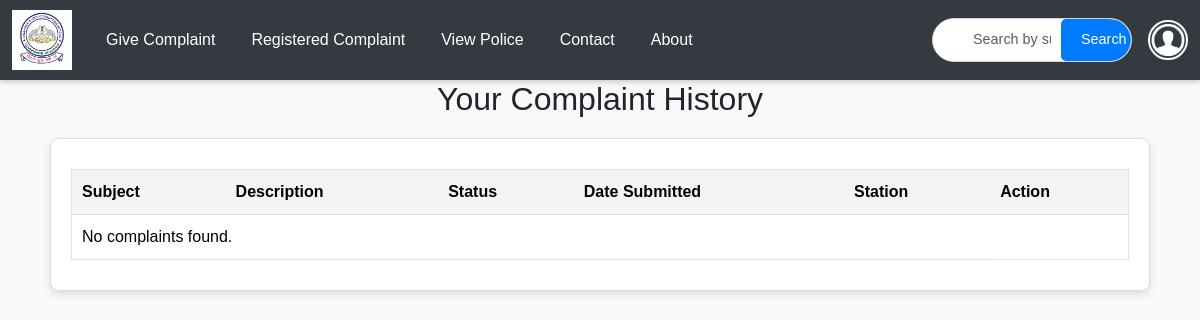
Before: /userhistory (signed in) with the older database file.
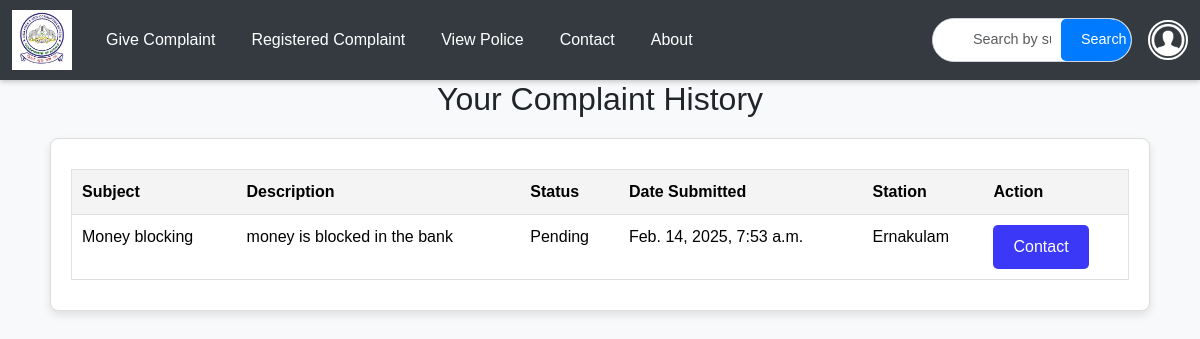
After: the same page with the newer database file.
### app/models.py (models this page shows, shortened)
class Complaint(models.Model):
    user = models.ForeignKey(User, on_delete=models.CASCADE)
    police = models.ForeignKey(Police, on_delete=models.CASCADE)
    subject = models.CharField(max_length=255)
    description = models.TextField()
    status = models.CharField(max_length=50, choices=[('Pending', 'Pending'), ('Registered', 'Registered'), ('Resolved', 'Resolved')], default='Pending')
    created_at = models.DateTimeField(auto_now_add=True)
    registered_at = models.DateTimeField(null=True, blank=True)  # Optional

class Police(models.Model):
    Email = models.EmailField(unique=True)
    name = models.TextField()
    password = models.TextField()

### app/views.py (the view)
# urls.py: path('userhistory',views.userhistory, name='userhistory'),
def userhistory(req):
    if 'user' in req.session:
        user = get_user(req)
        query = req.POST.get('query', '')  # Get the search query from the POST request
        if query:
            complaints = Complaint.objects.filter(
                user=user
            ).filter(
                Q(subject__icontains=query) | Q(description__icontains=query)
            ).order_by('-created_at')
        else:
            complaints = Complaint.objects.filter(user=user).order_by('-created_at')
        return render(req, 'user/user_history.html', {'complaints': complaints, 'query': query})
    else:
        return redirect(login)

### app/views.py (called while the page is built)
def get_user(req):
    data=User.objects.get(Email=req.session['user'])
    return data

### templates/user/user_history.html (shortened to what this page needs)
<!DOCTYPE html>
<html lang="en">
<head>
    <link href="https://cdn.jsdelivr.net/npm/bootstrap@5.3.3/dist/css/bootstrap.min.css" rel="stylesheet">
    <link href="https://cdn.jsdelivr.net/npm/bootstrap-icons/font/bootstrap-icons.css" rel="stylesheet">
</head>
<body>
    <nav id="nav" class="navbar navbar-expand-lg navbar-dark sticky-top">
        <div class="container-fluid">
            <a class="navbar-brand" href="../userhome">
                <img id="logo" src="../static/images/images.jpg" alt="CrimeLog">
            </a>
            <div class="collapse navbar-collapse" id="mynavbar">
                <ul class="navbar-nav me-auto">
                    <li class="nav-item">
                        <a class="nav-link" href="../submit_complaint">Give Complaint</a>
                    </li>
                    <li class="nav-item">
                        <a class="nav-link" href="../userhistory">Registered Complaint</a>
                    </li>
                    <li class="nav-item">
                        <a class="nav-link" href="../viewpolices">View Police</a>
                    </li>
                    <li class="nav-item">
                        <a class="nav-link" href="../contactus">Contact </a>
                    </li>
                    <li class="nav-item">
                        <a class="nav-link" href="../about">About </a>
                    </li>
                </ul>
                <div class="search-bar">
                    <form method="post" action="{% url 'userhistory' %}">
                        <div class="search-input-group">
                            <input class="form-control" type="text" name="query" placeholder="Search by subject or description..." value="{{ query|default:'' }}">
                            <button class="btn btn-primary" id="srch-btn" type="submit">Search</button>
                        </div>
                    </form>
                </div>
                <div class="dropdown ms-3">
                    <button class="btn btn-link dropdown p-0 border-0" type="button" id="profileDropdown" data-bs-toggle="dropdown" aria-expanded="false">
                        <img src="static/images/profile.png" alt="Profile" class="profile-img">
                    </button>
                </div>
            </div>
        </div>
    </nav>
    <h2 id="h2">Your Complaint History</h2>
    <div class="card">
        <table border="1" class="table">
            <thead>
                <tr>
                    <th>Subject</th>
                    <th>Description</th>
                    <th>Status</th>
                    <th>Date Submitted</th>
                    <th>Station</th>
                    <th>Action</th>
                </tr>
            </thead>
            <tbody>
                {% for complaint in complaints %}
                <tr>
                    <td>{{ complaint.subject }}</td>
                    <td>{{ complaint.description }}</td>
                    <td>{{ complaint.status }}</td>
                    <td>{{ complaint.created_at }}</td>
                    <td>{{complaint.police.name}}</td>
                    <td><a id="btn" href="../contactus">Contact</a></td>
                </tr>
                {% empty %}
                <tr>
                    <td colspan="5">No complaints found.</td>
                </tr>
                {% endfor %}
            </tbody>
        </table>
    </div>
</body>
</html>

### templates/user/user_history.html (style rules this page uses)
body { font-family: Arial, sans-serif; background-color: #f8f9fa; }
#nav { box-shadow: 0 2px 5px rgba(0, 0, 0, 0.2); background-color: #343a40; height: 80px; }
.navbar-brand img { max-height: 60px; }
.navbar .nav-link { color: #fff; transition: color 0.3s ease; margin: 10px; }
.search-input-group { display: flex; align-items: center; border: 1px solid #ced4da; border-radius: 25px; overflow: hidden; background-color: #fff; width: 300px; }
.search-input-group input { flex: 1; border: none; padding: 10px 10px 10px 40px; outline: none; font-size: 0.9rem; }
.search-input-group button { background-color: #007bff; border: none; color: #fff; padding: 10px 20px; font-size: 0.9rem; cursor: pointer; border-top-right-radius: 25px; border-bottom-right-radius: 25px; transition: background-color 0.3s ease; }
.profile-img { width: 40px; height: 40px; border-radius: 50%; object-fit: cover; border: 2px solid #fff; background-color: #343a40; }
#h2 { text-align: center; }
.card { border: 1px solid #ddd; border-radius: 8px; box-shadow: 0 4px 8px rgba(0, 0, 0, 0.1); padding: 20px; margin: 20px 50px; background-color: #fff; overflow: scroll; }
.table { width: 100%; border-collapse: collapse; margin: 10px 0; font-family: Arial, sans-serif; }
.table th, .table td { padding: 10px; text-align: left; border-bottom: 1px solid #ddd; }
.table th { background-color: #f4f4f4; }
#btn { display: inline-block; padding: 10px 20px; background-color: #3b38f8; color: white; text-decoration: none; border-radius: 5px; font-size: 16px; transition: background-color 0.3s ease, transform 0.3s ease; }
@media only screen and (max-width:  1200px) { .search-input-group { max-width: 200px; } }
@media only screen and (max-width:  1200px) { #srch-btn { max-width: 70px; } }

Changed rows visible on the page:
added Complaint: subject "Money blocking", description "money is blocked in the bank", status "Pending", created_at "Feb. 14, 2025, 7:53 a.m.", police.name "Ernakulam"
Other visible differences:
text no longer shown: "No complaints found."
